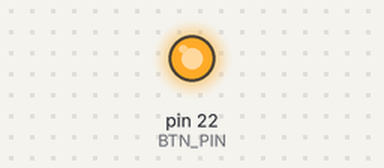
Bench run of a sketch on a simulated Arduino Mega 2560, built with avr-gcc and run on an emulated ATmega2560. On the bench: output pins drawn as LEDs (lit = HIGH).

Above: at 2.1 s.
At 7.1 s:
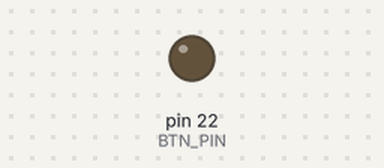
Timing chart, 0 to 8.6 s (numbered marks = the images above):
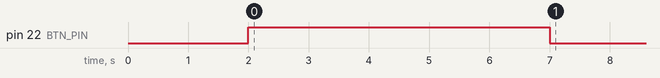

The sketch:

buttontest.ino
```cpp
#define BTN_PIN 22

void setup() {
  pinMode(BTN_PIN, OUTPUT);
  digitalWrite(BTN_PIN, LOW);
  delay(2000);
  digitalWrite(BTN_PIN, HIGH);
  delay(5000);
  digitalWrite(BTN_PIN, LOW);
}

void loop() {
}
```
